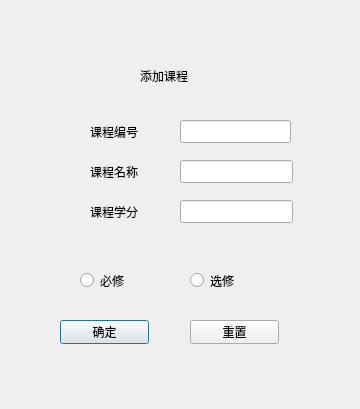
<?xml version="1.0" encoding="UTF-8"?>
<ui version="4.0">
 <class>add_course</class>
 <widget class="QDialog" name="add_course">
  <property name="geometry">
   <rect>
    <x>0</x>
    <y>0</y>
    <width>360</width>
    <height>409</height>
   </rect>
  </property>
  <property name="windowTitle">
   <string>Dialog</string>
  </property>
  <widget class="QLineEdit" name="name">
   <property name="geometry">
    <rect>
     <x>180</x>
     <y>160</y>
     <width>113</width>
     <height>23</height>
    </rect>
   </property>
  </widget>
  <widget class="QLineEdit" name="credit">
   <property name="geometry">
    <rect>
     <x>180</x>
     <y>200</y>
     <width>113</width>
     <height>23</height>
    </rect>
   </property>
  </widget>
  <widget class="QRadioButton" name="radioButton">
   <property name="geometry">
    <rect>
     <x>80</x>
     <y>270</y>
     <width>81</width>
     <height>21</height>
    </rect>
   </property>
   <property name="text">
    <string>必修</string>
   </property>
  </widget>
  <widget class="QRadioButton" name="radioButton_2">
   <property name="geometry">
    <rect>
     <x>190</x>
     <y>270</y>
     <width>81</width>
     <height>21</height>
    </rect>
   </property>
   <property name="text">
    <string>选修</string>
   </property>
  </widget>
  <widget class="QPushButton" name="addButton">
   <property name="geometry">
    <rect>
     <x>60</x>
     <y>320</y>
     <width>89</width>
     <height>24</height>
    </rect>
   </property>
   <property name="text">
    <string>确定</string>
   </property>
  </widget>
  <widget class="QPushButton" name="resetButton">
   <property name="geometry">
    <rect>
     <x>190</x>
     <y>320</y>
     <width>89</width>
     <height>24</height>
    </rect>
   </property>
   <property name="text">
    <string>重置</string>
   </property>
  </widget>
  <widget class="QLabel" name="title">
   <property name="geometry">
    <rect>
     <x>140</x>
     <y>40</y>
     <width>81</width>
     <height>71</height>
    </rect>
   </property>
   <property name="text">
    <string>添加课程</string>
   </property>
  </widget>
  <widget class="QLabel" name="label_2">
   <property name="geometry">
    <rect>
     <x>90</x>
     <y>120</y>
     <width>60</width>
     <height>23</height>
    </rect>
   </property>
   <property name="text">
    <string>课程编号</string>
   </property>
  </widget>
  <widget class="QLabel" name="label_3">
   <property name="geometry">
    <rect>
     <x>90</x>
     <y>160</y>
     <width>60</width>
     <height>23</height>
    </rect>
   </property>
   <property name="text">
    <string>课程名称</string>
   </property>
  </widget>
  <widget class="QLabel" name="label_4">
   <property name="geometry">
    <rect>
     <x>90</x>
     <y>200</y>
     <width>60</width>
     <height>23</height>
    </rect>
   </property>
   <property name="text">
    <string>课程学分</string>
   </property>
  </widget>
  <widget class="QLineEdit" name="id">
   <property name="geometry">
    <rect>
     <x>180</x>
     <y>120</y>
     <width>111</width>
     <height>23</height>
    </rect>
   </property>
   <property name="text">
    <string/>
   </property>
  </widget>
 </widget>
 <resources/>
 <connections/>
</ui>
